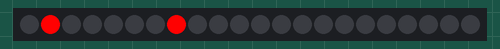
Simulated run of this sketch. Board: Arduino Uno, built with avr-gcc and run on an emulated ATmega328P. Shown: 22 RGB LEDs in strip order, left to right.

Above: at 0.1 s.
At 4.1 s:
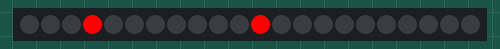
At 8.1 s:
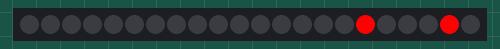
At 16.1 s:
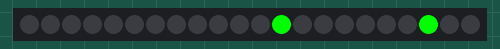
At 24.1 s:
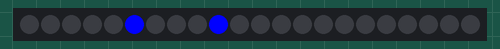
At 32.1 s:
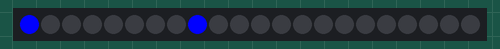

The sketch:

Test_code.ino
```cpp
#include <Adafruit_NeoPixel.h>
#define PIN 6	     // input pin Neopixel is attached to
#define NUMPIXELS 22 // number of neopixels in strip
Adafruit_NeoPixel pixels = Adafruit_NeoPixel(NUMPIXELS, PIN, NEO_GRB + NEO_KHZ800);

int delayval = 1000; // timing delay in milliseconds
int num = 0;
int k = 0;
int Col[3] = {0,0,0};


// setColor()
// picks random values to set for RGB
void setColor(int i) {
    for(int j=0; j<3; j++){
      Col[j]=1;
    }
    Col[i]=255;
}

void setup() {
    pixels.begin(); // Initialize the NeoPixel library.
}

void loop() {
  setColor(k);

    for(num=0; num<11; num++){
      switch(num) {
        case 0:
          pixels.setPixelColor(1, pixels.Color(Col[0], Col[1], Col[2]));
            pixels.setPixelColor(7, pixels.Color(Col[0], Col[1], Col[2]));
            pixels.show();
            pixels.setPixelColor(1, pixels.Color(0, 0, 0));
            pixels.setPixelColor(7, pixels.Color(0, 0, 0));
            break;
        case 1:
          pixels.setPixelColor(2, pixels.Color(Col[0], Col[1], Col[2]));
            pixels.setPixelColor(6, pixels.Color(Col[0], Col[1], Col[2]));
            pixels.show();
            pixels.setPixelColor(2, pixels.Color(0, 0, 0));
            pixels.setPixelColor(6, pixels.Color(0, 0, 0));
            break;
        case 2:
          pixels.setPixelColor(5, pixels.Color(Col[0], Col[1], Col[2]));
            pixels.setPixelColor(9, pixels.Color(Col[0], Col[1], Col[2]));
            pixels.show();
            pixels.setPixelColor(5, pixels.Color(0, 0, 0));
            pixels.setPixelColor(9, pixels.Color(0, 0, 0));
            break;
        case 3:
          pixels.setPixelColor(4, pixels.Color(Col[0], Col[1], Col[2]));
            pixels.setPixelColor(10, pixels.Color(Col[0], Col[1], Col[2]));
            pixels.show();
            pixels.setPixelColor(4, pixels.Color(0, 0, 0));
            pixels.setPixelColor(10, pixels.Color(0, 0, 0));
            break;
        case 4:
          pixels.setPixelColor(3, pixels.Color(Col[0], Col[1], Col[2]));
            pixels.setPixelColor(11, pixels.Color(Col[0], Col[1], Col[2]));
            pixels.show();
            pixels.setPixelColor(3, pixels.Color(0, 0, 0));
            pixels.setPixelColor(11, pixels.Color(0, 0, 0));
            break;
        case 5:
          pixels.setPixelColor(12, pixels.Color(Col[0], Col[1], Col[2]));
            pixels.setPixelColor(19, pixels.Color(Col[0], Col[1], Col[2]));
            pixels.show();
            pixels.setPixelColor(12, pixels.Color(0, 0, 0));
            pixels.setPixelColor(19, pixels.Color(0, 0, 0));
            break;
        case 6:
          pixels.setPixelColor(13, pixels.Color(Col[0], Col[1], Col[2]));
            pixels.setPixelColor(18, pixels.Color(Col[0], Col[1], Col[2]));
            pixels.show();
            pixels.setPixelColor(13, pixels.Color(0, 0, 0));
            pixels.setPixelColor(18, pixels.Color(0, 0, 0));
            break;
        case 7:
          pixels.setPixelColor(14, pixels.Color(Col[0], Col[1], Col[2]));
            pixels.setPixelColor(17, pixels.Color(Col[0], Col[1], Col[2]));
            pixels.show();
            pixels.setPixelColor(14, pixels.Color(0, 0, 0));
            pixels.setPixelColor(17, pixels.Color(0, 0, 0));
            break;
        case 8:
          pixels.setPixelColor(16, pixels.Color(Col[0], Col[1], Col[2]));
            pixels.setPixelColor(20, pixels.Color(Col[0], Col[1], Col[2]));
            pixels.show();
            pixels.setPixelColor(16, pixels.Color(0, 0, 0));
            pixels.setPixelColor(20, pixels.Color(0, 0, 0));
            break;
        case 9:
          pixels.setPixelColor(15, pixels.Color(Col[0], Col[1], Col[2]));
            pixels.setPixelColor(21, pixels.Color(Col[0], Col[1], Col[2]));
            pixels.show();
            pixels.setPixelColor(15, pixels.Color(0, 0, 0));
            pixels.setPixelColor(21, pixels.Color(0, 0, 0));
            break;
        default:
          pixels.setPixelColor(0, pixels.Color(Col[0], Col[1], Col[2]));
            pixels.setPixelColor(8, pixels.Color(Col[0], Col[1], Col[2]));
            pixels.show();
            pixels.setPixelColor(0, pixels.Color(0, 0, 0));
            pixels.setPixelColor(8, pixels.Color(0, 0, 0));
            break;
        }

      delay(delayval);    // Delay for a period of time (in milliseconds).
      if (num > 11) break;
    }
  k++;
  if(k>2) k=k-3;
}
```

Measured:
- what the display in image 1 shows lasts 1.0 s, from 4.0 s to 5.0 s
